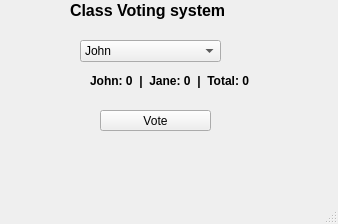
<?xml version="1.0" encoding="UTF-8"?>
<ui version="4.0">
 <class>MainWindow</class>
 <widget class="QMainWindow" name="MainWindow">
  <property name="geometry">
   <rect>
    <x>0</x>
    <y>0</y>
    <width>338</width>
    <height>224</height>
   </rect>
  </property>
  <property name="windowTitle">
   <string>MainWindow</string>
  </property>
  <widget class="QWidget" name="centralwidget">
   <widget class="QLabel" name="title_label">
    <property name="geometry">
     <rect>
      <x>70</x>
      <y>0</y>
      <width>161</width>
      <height>21</height>
     </rect>
    </property>
    <property name="styleSheet">
     <string notr="true">font-weight: bold;
font-size: 16px;</string>
    </property>
    <property name="text">
     <string>Class Voting system</string>
    </property>
   </widget>
   <widget class="QComboBox" name="candidate_dropdown">
    <property name="geometry">
     <rect>
      <x>80</x>
      <y>40</y>
      <width>141</width>
      <height>22</height>
     </rect>
    </property>
    <item>
     <property name="text">
      <string>John</string>
     </property>
    </item>
    <item>
     <property name="text">
      <string>Jane</string>
     </property>
    </item>
    <item>
     <property name="text">
      <string>Add Student ...</string>
     </property>
    </item>
   </widget>
   <widget class="QPushButton" name="vote_btn">
    <property name="geometry">
     <rect>
      <x>100</x>
      <y>110</y>
      <width>111</width>
      <height>21</height>
     </rect>
    </property>
    <property name="text">
     <string>Vote</string>
    </property>
   </widget>
   <widget class="QLabel" name="results_label">
    <property name="geometry">
     <rect>
      <x>90</x>
      <y>60</y>
      <width>291</width>
      <height>41</height>
     </rect>
    </property>
    <property name="styleSheet">
     <string notr="true">font-weight: bold</string>
    </property>
    <property name="text">
     <string>John: 0  |  Jane: 0  |  Total: 0</string>
    </property>
   </widget>
  </widget>
  <widget class="QMenuBar" name="menubar">
   <property name="geometry">
    <rect>
     <x>0</x>
     <y>0</y>
     <width>338</width>
     <height>18</height>
    </rect>
   </property>
  </widget>
  <widget class="QStatusBar" name="statusbar"/>
 </widget>
 <resources/>
 <connections/>
</ui>
